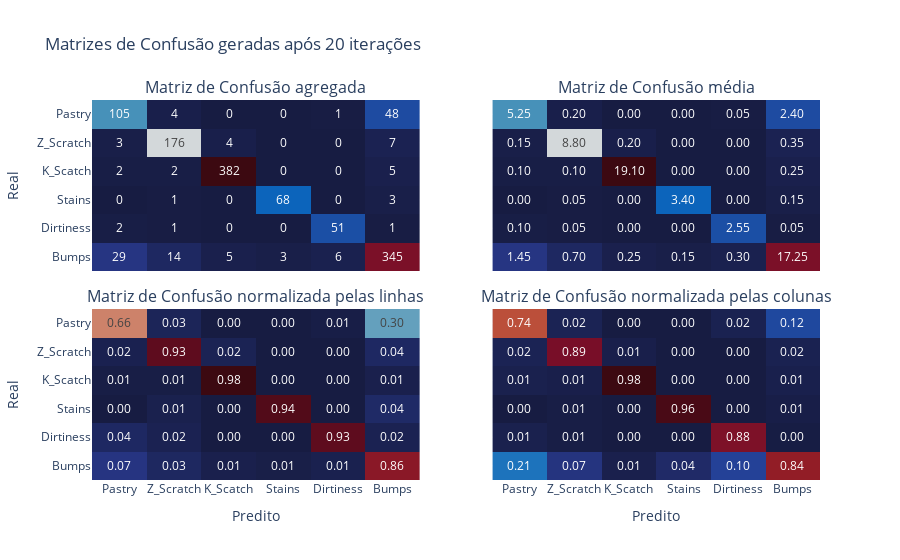

The notebook cell saved with this chart:
### Code cell
plot_confusion_matrix(knn_res, export=True, filename='knn_cm', path='../figs/metrics')

### Figure 1 — Plotly figure (JSON) as saved in the notebook; plotly's stock layout.template omitted (floating-point values rounded to 4 significant figures)
{"data": [{"colorscale": [[0, "rgb(23, 28, 66)"], [0.09091, "rgb(41, 58, 143)"], [0.1818, "rgb(11, 102, 189)"], [0.2727, "rgb(69, 144, 185)"], [0.3636, "rgb(142, 181, 194)"], [0.4545, "rgb(210, 216, 219)"], [0.5455, "rgb(230, 210, 204)"], [0.6364, "rgb(213, 157, 137)"], [0.7273, "rgb(196, 101, 72)"], [0.8182, "rgb(172, 43, 36)"], [0.9091, "rgb(120, 14, 40)"], [1, "rgb(60, 9, 17)"]], "showscale": false, "text": [[105, 4, 0, 0, 1, 48], [3, 176, 4, 0, 0, 7], [2, 2, 382, 0, 0, 5], [0, 1, 0, 68, 0, 3], [2, 1, 0, 0, 51, 1], [29, 14, 5, 3, 6, 345]], "texttemplate": "%{text}", "type": "heatmap", "x": ["Pastry", "Z_Scratch", "K_Scatch", "Stains", "Dirtiness", "Bumps"], "xaxis": "x", "y": ["Pastry", "Z_Scratch", "K_Scatch", "Stains", "Dirtiness", "Bumps"], "yaxis": "y", "z": [[105, 4, 0, 0, 1, 48], [3, 176, 4, 0, 0, 7], [2, 2, 382, 0, 0, 5], [0, 1, 0, 68, 0, 3], [2, 1, 0, 0, 51, 1], [29, 14, 5, 3, 6, 345]]}, {"colorscale": [[0, "rgb(23, 28, 66)"], [0.09091, "rgb(41, 58, 143)"], [0.1818, "rgb(11, 102, 189)"], [0.2727, "rgb(69, 144, 185)"], [0.3636, "rgb(142, 181, 194)"], [0.4545, "rgb(210, 216, 219)"], [0.5455, "rgb(230, 210, 204)"], [0.6364, "rgb(213, 157, 137)"], [0.7273, "rgb(196, 101, 72)"], [0.8182, "rgb(172, 43, 36)"], [0.9091, "rgb(120, 14, 40)"], [1, "rgb(60, 9, 17)"]], "showscale": false, "text": [[5.25, 0.2, 0, 0, 0.05, 2.4], [0.15, 8.8, 0.2, 0, 0, 0.35], [0.1, 0.1, 19.1, 0, 0, 0.25], [0, 0.05, 0, 3.4, 0, 0.15], [0.1, 0.05, 0, 0, 2.55, 0.05], [1.45, 0.7, 0.25, 0.15, 0.3, 17.25]], "texttemplate": "%{text:.2f}", "type": "heatmap", "x": ["Pastry", "Z_Scratch", "K_Scatch", "Stains", "Dirtiness", "Bumps"], "xaxis": "x2", "y": ["Pastry", "Z_Scratch", "K_Scatch", "Stains", "Dirtiness", "Bumps"], "yaxis": "y2", "z": [[5.25, 0.2, 0, 0, 0.05, 2.4], [0.15, 8.8, 0.2, 0, 0, 0.35], [0.1, 0.1, 19.1, 0, 0, 0.25], [0, 0.05, 0, 3.4, 0, 0.15], [0.1, 0.05, 0, 0, 2.55, 0.05], [1.45, 0.7, 0.25, 0.15, 0.3, 17.25]]}, {"colorscale": [[0, "rgb(23, 28, 66)"], [0.09091, "rgb(41, 58, 143)"], [0.1818, "rgb(11, 102, 189)"], [0.2727, "rgb(69, 144, 185)"], [0.3636, "rgb(142, 181, 194)"], [0.4545, "rgb(210, 216, 219)"], [0.5455, "rgb(230, 210, 204)"], [0.6364, "rgb(213, 157, 137)"], [0.7273, "rgb(196, 101, 72)"], [0.8182, "rgb(172, 43, 36)"], [0.9091, "rgb(120, 14, 40)"], [1, "rgb(60, 9, 17)"]], "showscale": false, "text": [[0.6646, 0.02532, 0, 0, 0.006329, 0.3038], [0.01579, 0.9263, 0.02105, 0, 0, 0.03684], [0.005115, 0.005115, 0.977, 0, 0, 0.01279], [0, 0.01389, 0, 0.9444, 0, 0.04167], [0.03636, 0.01818, 0, 0, 0.9273, 0.01818], [0.07214, 0.03483, 0.01244, 0.007463, 0.01493, 0.8582]], "texttemplate": "%{text:.2f}", "type": "heatmap", "x": ["Pastry", "Z_Scratch", "K_Scatch", "Stains", "Dirtiness", "Bumps"], "xaxis": "x3", "y": ["Pastry", "Z_Scratch", "K_Scatch", "Stains", "Dirtiness", "Bumps"], "yaxis": "y3", "z": [[0.6646, 0.02532, 0, 0, 0.006329, 0.3038], [0.01579, 0.9263, 0.02105, 0, 0, 0.03684], [0.005115, 0.005115, 0.977, 0, 0, 0.01279], [0, 0.01389, 0, 0.9444, 0, 0.04167], [0.03636, 0.01818, 0, 0, 0.9273, 0.01818], [0.07214, 0.03483, 0.01244, 0.007463, 0.01493, 0.8582]]}, {"colorscale": [[0, "rgb(23, 28, 66)"], [0.09091, "rgb(41, 58, 143)"], [0.1818, "rgb(11, 102, 189)"], [0.2727, "rgb(69, 144, 185)"], [0.3636, "rgb(142, 181, 194)"], [0.4545, "rgb(210, 216, 219)"], [0.5455, "rgb(230, 210, 204)"], [0.6364, "rgb(213, 157, 137)"], [0.7273, "rgb(196, 101, 72)"], [0.8182, "rgb(172, 43, 36)"], [0.9091, "rgb(120, 14, 40)"], [1, "rgb(60, 9, 17)"]], "showscale": false, "text": [[0.7447, 0.0202, 0, 0, 0.01724, 0.1174], [0.02128, 0.8889, 0.01023, 0, 0, 0.01711], [0.01418, 0.0101, 0.977, 0, 0, 0.01222], [0, 0.005051, 0, 0.9577, 0, 0.007335], [0.01418, 0.005051, 0, 0, 0.8793, 0.002445], [0.2057, 0.07071, 0.01279, 0.04225, 0.1034, 0.8435]], "texttemplate": "%{text:.2f}", "type": "heatmap", "x": ["Pastry", "Z_Scratch", "K_Scatch", "Stains", "Dirtiness", "Bumps"], "xaxis": "x4", "y": ["Pastry", "Z_Scratch", "K_Scatch", "Stains", "Dirtiness", "Bumps"], "yaxis": "y4", "z": [[0.7447, 0.0202, 0, 0, 0.01724, 0.1174], [0.02128, 0.8889, 0.01023, 0, 0, 0.01711], [0.01418, 0.0101, 0.977, 0, 0, 0.01222], [0, 0.005051, 0, 0.9577, 0, 0.007335], [0.01418, 0.005051, 0, 0, 0.8793, 0.002445], [0.2057, 0.07071, 0.01279, 0.04225, 0.1034, 0.8435]]}], "layout": {"annotations": [{"font": {"size": 16}, "showarrow": false, "text": "Matriz de Confusão agregada", "x": 0.225, "xanchor": "center", "xref": "paper", "y": 1, "yanchor": "bottom", "yref": "paper"}, {"font": {"size": 16}, "showarrow": false, "text": "Matriz de Confusão média", "x": 0.775, "xanchor": "center", "xref": "paper", "y": 1, "yanchor": "bottom", "yref": "paper"}, {"font": {"size": 16}, "showarrow": false, "text": "Matriz de Confusão normalizada pelas linhas", "x": 0.225, "xanchor": "center", "xref": "paper", "y": 0.45, "yanchor": "bottom", "yref": "paper"}, {"font": {"size": 16}, "showarrow": false, "text": "Matriz de Confusão normalizada pelas colunas", "x": 0.775, "xanchor": "center", "xref": "paper", "y": 0.45, "yanchor": "bottom", "yref": "paper"}], "autosize": true, "title": {"text": "Matrizes de Confusão geradas após 20 iterações"}, "xaxis": {"anchor": "y", "autorange": true, "domain": [0, 0.45], "matches": "x3", "range": [-0.5, 5.5], "showspikes": false, "showticklabels": false, "type": "category"}, "xaxis2": {"anchor": "y2", "autorange": true, "domain": [0.55, 1], "matches": "x4", "range": [-0.5, 5.5], "showspikes": false, "showticklabels": false, "type": "category"}, "xaxis3": {"anchor": "y3", "autorange": true, "domain": [0, 0.45], "range": [-0.5, 5.5], "showspikes": false, "title": {"text": "Predito"}, "type": "category"}, "xaxis4": {"anchor": "y4", "autorange": true, "domain": [0.55, 1], "range": [-0.5, 5.5], "showspikes": false, "title": {"text": "Predito"}, "type": "category"}, "yaxis": {"anchor": "x", "autorange": true, "domain": [0.55, 1], "range": [5.5, -0.5], "showspikes": false, "title": {"text": "Real"}, "type": "category"}, "yaxis2": {"anchor": "x2", "autorange": true, "domain": [0.55, 1], "matches": "y", "range": [5.5, -0.5], "showspikes": false, "showticklabels": false, "type": "category"}, "yaxis3": {"anchor": "x3", "autorange": true, "domain": [0, 0.45], "range": [5.5, -0.5], "showspikes": false, "title": {"text": "Real"}, "type": "category"}, "yaxis4": {"anchor": "x4", "autorange": true, "domain": [0, 0.45], "matches": "y3", "range": [5.5, -0.5], "showspikes": false, "showticklabels": false, "type": "category"}}}
